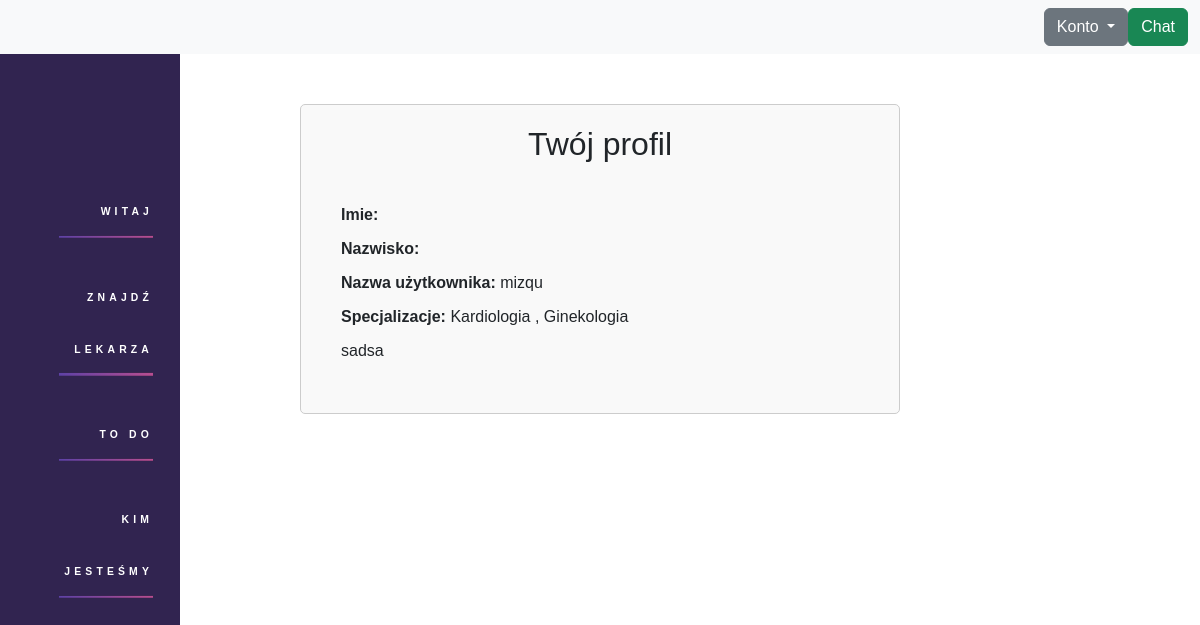
The page /profile/ (signed in) on the database as committed earlier.
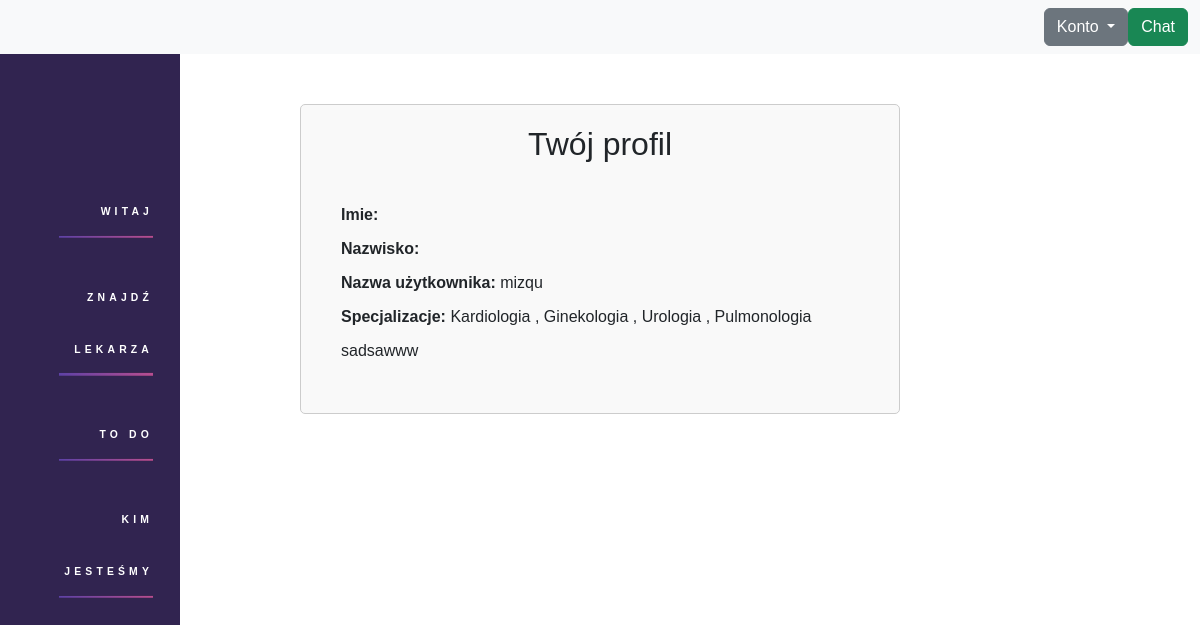
The same page on the database as committed later.
### base/models.py (models this page shows, shortened)
class User(AbstractUser):
    isDoctor = models.BooleanField(default=False)
    friends = models.ManyToManyField('self', symmetrical=True, default=None)

class Specialization(models.Model):
    name = models.CharField(max_length = 30, null=False)

class DoctorInfo(models.Model):
    user = models.OneToOneField(User, on_delete=models.CASCADE)
    specializations = models.ManyToManyField(Specialization)
    lorem = models.TextField(max_length=350, null=True, default='')
    bio = models.TextField(max_length=350, null=True, default='')
    approved = models.BooleanField(default=False)
    rate = models.FloatField(default = 0)

### base/views.py (the view)
# urls.py: path('profile/', show_profile, name='profile' ),
def show_profile(request):
    user = request.user
    if user.isDoctor:
        doctorctx = True
        doctor_info = DoctorInfo.objects.get(user=user)
    else:
        doctorctx = False
        doctor_info = None
    context = {
        'doctorCtx' : doctorctx,
        'user': user,
        'doctorInfo': doctor_info
    }
    return render(request, 'base/profile.html' , context)

### base/templates/base/profile.html (shortened to what this page needs)
{% include 'base/layout.html' %}
<!DOCTYPE html>
<html>
<head>
    <link href="https://cdn.jsdelivr.net/npm/bootstrap@5.3.0-alpha1/dist/css/bootstrap.min.css" rel="stylesheet">
    <link href="/static/css/ProfileStyleSheet.css" rel="stylesheet" type='text/css' media='screen'>
</head>
<body>
  {% if user.is_authenticated %}
    <div class="profile">
        <h2>Twój profil</h2>
        <div class="profile-info">
          <div class="info-row">
            <span class="info-label">Imie:</span>
          </div>
          <div class="info-row">
            <span class="info-label">Nazwisko:</span>
          </div>
          <div class="info-row">
            <span class="info-label">Nazwa użytkownika:</span>
            <span class="info-value">{{user.username}}</span>
          </div>
          {% if doctorCtx %}
            <div class="info-row">
                <label class="info-label">Specjalizacje:</label>
                <span class="info-value">
                    {% for specialization in doctorInfo.specializations.all %}
                    {{ specialization.name }}
                    {% if not forloop.last %}, {% endif %}
                    {% endfor %}
                </span>
            </div>
            <div class="info-row" contenteditable="true">
                {{ doctorInfo.bio }}
            </div>
            {% endif %}
            </div>
      </div>
      {% endif %}
</body>
</html>

### base/templates/base/layout.html (shortened to what this page needs)
<!DOCTYPE html>
<html lang="en">
<head>
  <link rel='stylesheet' type='text/css' media='screen' href="/static/css/NavbarStyleSheet.css">
  <link href="https://cdn.jsdelivr.net/npm/bootstrap@5.0.2/dist/css/bootstrap.min.css" rel="stylesheet">
</head>
<body>
  <aside class="sidebar">
    <nav class="nav">
      <ul>
        <li class="active"><a href="{% url 'index' %}">Witaj</a></li>
        {% if user.is_authenticated %}
        <li class="active"><a type="button" id="openSearchModal">Znajdź lekarza</a></li>
        {% else %}
        <li class="active"><a type="button" href="/register">Znajdź lekarza</a></li>
        {% endif %}
        <li class="active"><a href="#">TO DO</a></li>
        <li class="active"><a href="#">Kim jesteśmy</a></li>
      </ul>
    </nav>
  </aside>
<nav class="navbar navbar-expand-lg navbar-light bg-light">
  <div class="container-fluid">
    <div class="collapse navbar-collapse justify-content-end" id="navbarSupportedContent">
      <ul class="navbar-nav">
        {% if user.is_authenticated %}
        <li class="nav-item dropdown">
          <a class="btn btn-secondary dropdown-toggle" href="#" role="button" id="navbarDropdown" data-bs-toggle="dropdown" aria-expanded="false">
            Konto
          </a>
        </li>
        <li class="nav-item">
          <a href="/chat" class="btn btn-success custom-btn">Chat</a>
        </li>
        {% endif %}
      </ul>
    </div>
  </div>
</nav>
</body>
</html>

### static/css/NavbarStyleSheet.css (style rules this page uses)
html { font-family: Arial; font-size: 16px; }
.sidebar { position: fixed; width: 15%; height: 100vh; background: #312450; font-size: 0.65em; }
.nav { position: relative; margin: 0 15%; text-align: right; top: 50%; transform: translateY(-50%); font-weight: bold; }

### static/css/ProfileStyleSheet.css (style rules this page uses)
body { font-family: Arial, sans-serif; margin: 0; padding: 0; }
.profile { max-width: 600px; margin: 50px auto; padding: 20px; border: 1px solid #ccc; border-radius: 5px; background-color: #f9f9f9; }
.profile h2 { margin-bottom: 20px; text-align: center; }
.profile-info { padding: 20px; }
.info-row { margin-bottom: 10px; }
.info-label { font-weight: bold; }

Rows that differ between the two databases and show on the page:
shown differently, row unchanged: Specialization "Ginekologia": now shows ","
now on this page (row unchanged): Specialization: name "Urologia"
now on this page (row unchanged): Specialization: name "Pulmonologia"
changed DoctorInfo: bio "sadsa" → "sadsawww"
